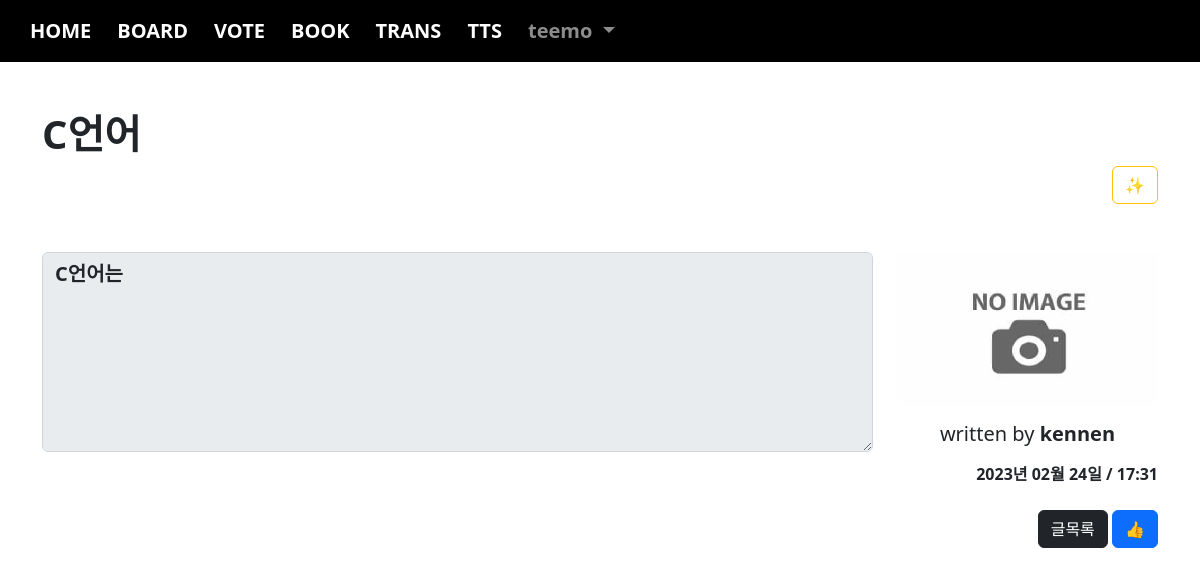
The app's page /board/detail/9 (signed in) with its own data.
### acc/models.py (models this page shows)
class User(AbstractUser):
    pic = models.ImageField(upload_to="usr/%y/%m")
    comment = models.TextField()
    age = models.IntegerField(default=0)
    def getpic(self):
        if self.pic:
            return self.pic.url
        return "/media/noimage.png"

### board/models.py (models this page shows, shortened)
class Board(models.Model):
    subject = models.CharField(max_length=100)
    writer = models.ForeignKey(User, on_delete=models.CASCADE, related_name="writer")
    content = models.TextField()
    pubdate = models.DateTimeField(default=timezone.now)
    likey = models.ManyToManyField(User, blank=True, related_name="likey")

### board/views.py (the view)
# urls.py: path('detail/<bpk>', views.detail, name="detail"),
def detail(request, bpk):
    b = Board.objects.get(id=bpk)
    context = {
        "b" : b
    }
    return render(request, "board/detail.html", context)

### templates/board/detail.html (shortened to what this page needs)
{% extends 'base.html' %}
{% block con %}
    <h1><b>{{ b.subject }}</b></h1>
    <div class="text-end">
        <button type="button" class="btn btn-outline-warning" data-bs-toggle="modal" data-bs-target="#exampleModal">
            ✨
        </button>
    </div>
    <div class="row mt-5">
        <div class="col-sm-9">
            <textarea class="form-control" style="height:200px" disabled>{{ b.content }}</textarea>
        </div>
        <div class="col-sm-3">
            <img src="{{ b.writer.getpic }}" width="100%">
            <div class="text-center mt-3">
                <h5>written by <b>{{ b.writer }}</b></h5>
            </div>
            <div class="text-end mt-3">
                <b>{{ b.pubdate|date:'Y년 m월 d일 / H:i' }}</b>
            </div>
        </div>
    </div>
    <div class="text-end mt-4">
        <a href="{% url 'board:index' %}" class="btn btn-dark">글목록</a>
        {% if user in b.likey.all%}
            <a href="{% url 'board:unlikey' b.id %}" class="btn btn-danger">👍</a>
        {% else %}
            <a href="{% url 'board:likey' b.id %}" class="btn btn-primary">👍</a>
        {% endif %}
    </div>
{% endblock %}

### templates/base.html (shortened to what this page needs)
<!doctype html>
<html lang="en">
    <head>
        <link href="https://cdn.jsdelivr.net/npm/bootstrap@5.2.2/dist/css/bootstrap.min.css" rel="stylesheet">
    </head>
    <body>
        {% if user.is_authenticated %}
            <nav class="navbar navbar-expand-lg navbar-dark" style="background-color: rgb(0, 0, 0);">
                <div class="container-fluid">
                    <div class="collapse navbar-collapse" id="navbarSupportedContent">
                        <ul class="navbar-nav me-auto mb-2 mb-lg-0">
                            <li class="nav-item">
                                <a class="nav-link active" aria-current="page" href="{% url 'acc:index' %}">HOME</a>
                            </li>
                            <li class="nav-item">
                                <a class="nav-link active" aria-current="page" href="{% url 'board:index' %}">BOARD</a>
                            </li>
                            <li class="nav-item">
                                <a class="nav-link active" aria-current="page" href="{% url 'vote:index' %}">VOTE</a>
                            </li>
                            <li class="nav-item">
                                <a class="nav-link active" aria-current="page" href="{% url 'book:index' %}">BOOK</a>
                            </li>
                            <li class="nav-item">
                                <a class="nav-link active" aria-current="page" href="{% url 'trans:index' %}?fr=en&to=ko">TRANS</a>
                            </li>
                            <li class="nav-item">
                                <a class="nav-link active" aria-current="page" href="{% url 'tts:index' %}">TTS</a>
                            </li>
                            <li class="nav-item dropdown">
                                <a class="nav-link dropdown-toggle" href="#" role="button" data-bs-toggle="dropdown" aria-expanded="false">
                                    {{ user }}
                                </a>
                            </li>
                        </ul>
                    </div>
                </div>
            </nav>
        {% endif %}
        <div class="container mt-5 mb-5">
            {% block con %}
            {% endblock %}
        </div>
    </body>
</html>

### templates/base.html (style rules this page uses)
.nav-item { font-size: 20px; font-weight: bold; margin-left: 10px; }
.form-control { font-weight: bold; font-size: 20px; }

### records on screen
User: username "teemo"
Board: subject "C언어", content "C언어는", writer "kennen", pubdate "2023년 02월 24일 / 17:31"
